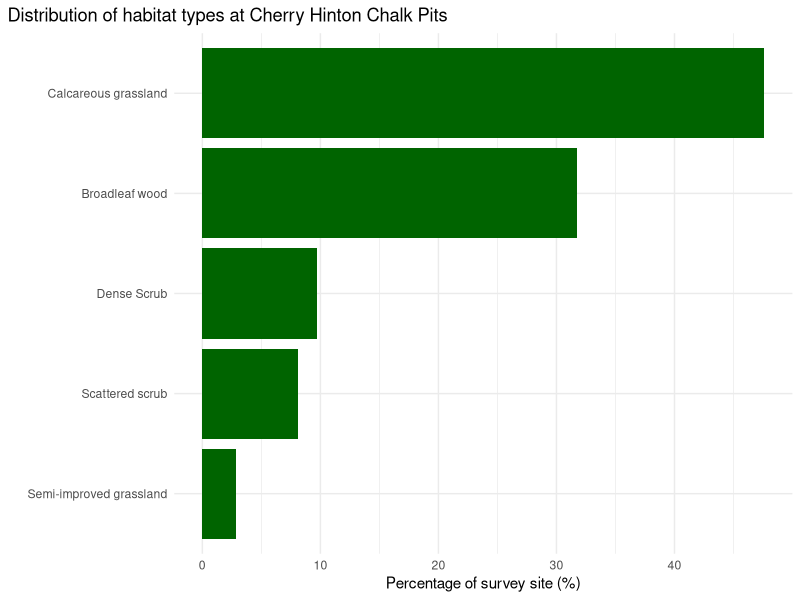

Reproduce this figure in R.
## cherry hinton landscape areas
library(tidyverse)

areas <- data.frame(
  habitat = c("Broadleaf wood",
              "Dense Scrub",
              "Scattered scrub",
              "Semi-improved grassland",
              "Calcareous grassland"),
  Area_m2 = c(34631,
                      10600,
                      8853,
                      3140,
                      52000)
) %>%
  mutate(hectares = Area_m2/ 10000 / sum(Area_m2/ 10000))


areas %>% ggplot(aes(reorder(habitat, hectares), 100 * hectares)) +
  geom_col(fill = "darkgreen") +
  coord_flip() +
  labs(y = "Percentage of survey site (%)",
       x = "",
       title = "Distribution of habitat types at Cherry Hinton Chalk Pits") +
  theme_minimal() +
  theme(plot.title.position = "plot")

